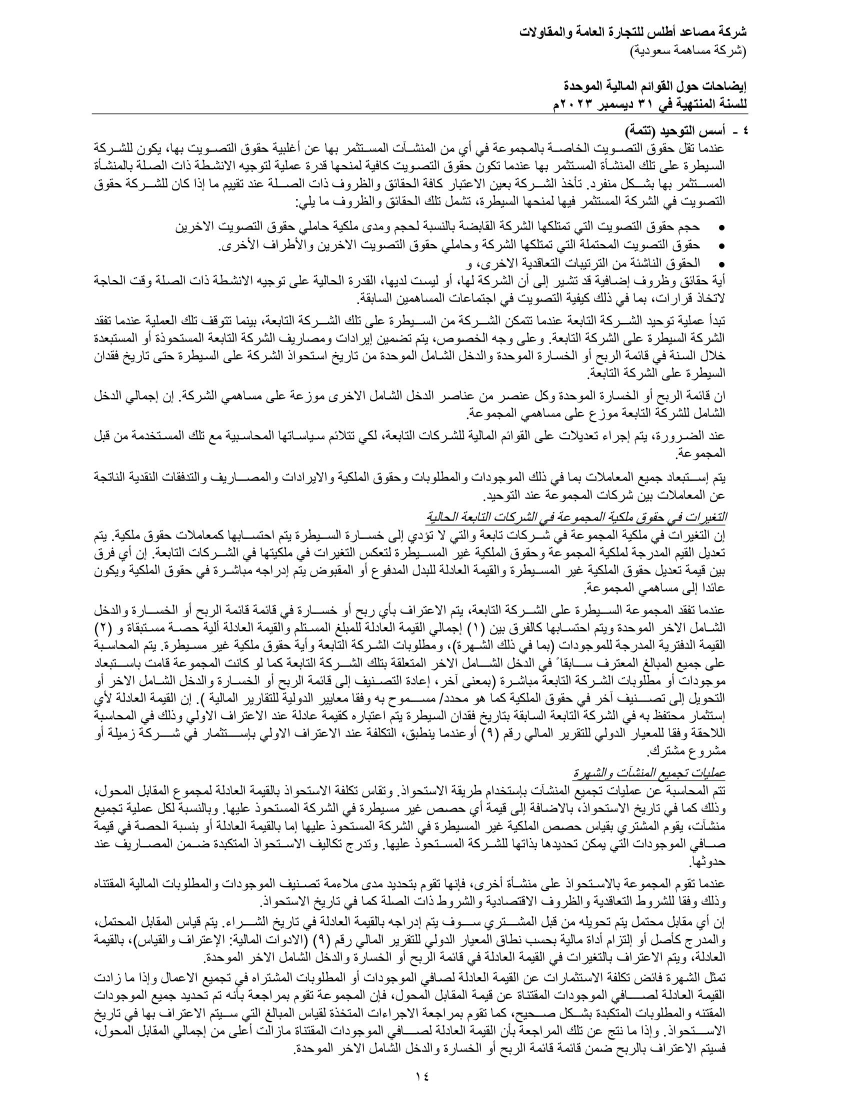
#> input picture pages_raw/FS10_page_16.jpg, 1701 x 2201 px, given in place of FS1_page_1.jpg, which was not available (shown at 1/2 size)
$ jupyter execute --allow-errors LAST_EDA_LABELED_DATA.ipynb   (text cells are left out)
#> lines starting #> are read from the running program, lines starting #| are printed output that depends on the picture; pictures that were not available may be replaced by others from this repository, and a replacement may not be noted
[cell 1]
import os, re, warnings
import numpy as np
import pandas as pd
import matplotlib.pyplot as plt
from PIL import Image
from tqdm import tqdm

warnings.filterwarnings("ignore")
plt.rcParams.update({"figure.dpi": 120, "axes.titlesize": 13, "axes.labelsize": 11})

PAGES_DIR = "pages_raw"
CSV_PATH = "mini_labels.csv"

[cell 2]
df = pd.read_csv(CSV_PATH)
#> (reads mini_labels.csv from the repository)

print(f"Total labeled samples : {len(df)}")
print(f"Unique classes        : {df['label'].nunique()}")
print(f"Class names           : {df['label'].unique().tolist()}")
df.head()

[cell 3]
counts = df["label"].value_counts()
pct = df["label"].value_counts(normalize=True).mul(100).round(2)

dist_table = pd.DataFrame({"Count": counts, "Percentage (%)": pct}).sort_values("Count", ascending=False)
dist_table.index.name = "Label"

imbalance_ratio = counts.max() / counts.min()
print(f"Imbalance ratio (largest / smallest): {imbalance_ratio:.2f}\n")
dist_table

[cell 4]
fig, axes = plt.subplots(1, 2, figsize=(14, 5))

colors = plt.cm.Set2.colors[:len(counts)]

counts.plot.bar(ax=axes[0], color=colors, edgecolor="black")
axes[0].set_title("Class Distribution (Counts)")
axes[0].set_ylabel("Count")
axes[0].set_xlabel("")
for i, v in enumerate(counts.values):
    axes[0].text(i, v + 5, str(v), ha="center", fontsize=9, fontweight="bold")

pct.plot.pie(ax=axes[1], autopct="%1.1f%%", colors=colors, startangle=140, textprops={"fontsize": 9})
axes[1].set_ylabel("")
axes[1].set_title("Class Distribution (%)")

plt.tight_layout()
plt.savefig("class_distribution.png", bbox_inches="tight")
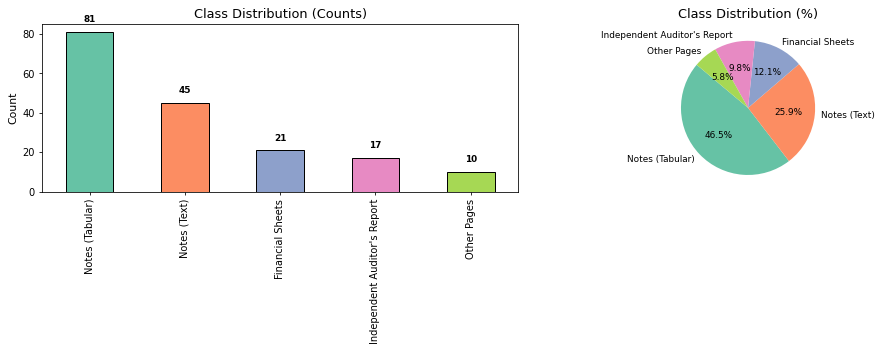
#> figure drawn by matplotlib, 2 panels; panel 1: tallest bar 81 high, from x = -0.25 to 0.25
plt.show()

[cell 5]
df["pdf_prefix"] = df["image_name"].str.extract(r"^(.+?)_page_\d+")

pages_per_pdf = df["pdf_prefix"].value_counts().sort_values(ascending=False)
print(f"Total unique PDFs: {pages_per_pdf.shape[0]}\n")
print("Top 10 PDFs by page count:")
pages_per_pdf.head(10)

[cell 6]
fig, ax = plt.subplots(figsize=(10, 4))
ax.hist(pages_per_pdf.values, bins=20, color="steelblue", edgecolor="black")
ax.set_title("Distribution of Pages per PDF")
ax.set_xlabel("Number of Pages")
ax.set_ylabel("Number of PDFs")
plt.tight_layout()
plt.savefig("pdf_page_distribution.png", bbox_inches="tight")
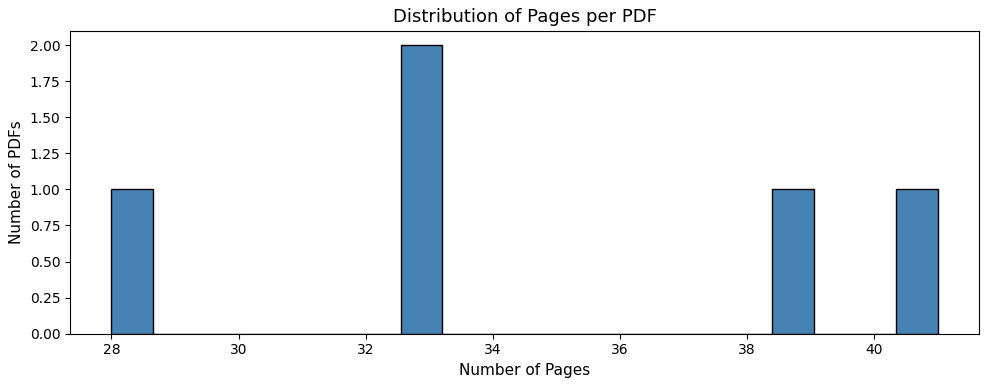
#> figure drawn by matplotlib, 1 panel; tallest bar 2 high, from x = 32.55 to 33.2
plt.show()

[cell 7]
pivot = pd.crosstab(df["pdf_prefix"], df["label"])
pivot["Total"] = pivot.sum(axis=1)
pivot = pivot.sort_values("Total", ascending=False)

print(f"Cross table shape: {pivot.shape[0]} PDFs × {pivot.shape[1] - 1} classes\n")
pivot

[cell 8]
all_labels = df["label"].unique()
missing_info = []
for pdf in pivot.index:
    missing = [lbl for lbl in all_labels if pivot.loc[pdf, lbl] == 0] if "Total" in pivot.columns else []
    missing_cols = [lbl for lbl in all_labels if lbl in pivot.columns and pivot.loc[pdf, lbl] == 0]
    if missing_cols:
        missing_info.append({"PDF": pdf, "Missing Classes": ", ".join(missing_cols)})

if missing_info:
    missing_df = pd.DataFrame(missing_info)
    print(f"PDFs with missing classes: {len(missing_df)}\n")
    display(missing_df)
else:
    print("All PDFs contain all classes.")

[cell 9]
stats = []
for _, row in tqdm(df.iterrows(), total=len(df), desc="Reading images"):
    path = os.path.join(PAGES_DIR, row["image_name"])
    try:
        img = Image.open(path).convert("L")  # grayscale for brightness
        arr = np.array(img, dtype=np.float32)
        w, h = img.size
#> w = 1701; h = 2201
        stats.append({
            "image_name": row["image_name"],
            "label": row["label"],
            "width": w,
            "height": h,
            "aspect_ratio": round(w / h, 4),
            "mean_brightness": round(arr.mean(), 2),
            "std_brightness": round(arr.std(), 2),
        })
    except Exception as e:
        print(f"  Error reading {row['image_name']}: {e}")

img_df = pd.DataFrame(stats)
print(f"Image stats collected for {len(img_df)} images.\n")
img_df[["width", "height", "aspect_ratio", "mean_brightness", "std_brightness"]].describe().round(2)

[cell 10]
fig, axes = plt.subplots(2, 2, figsize=(13, 9))

axes[0, 0].hist(img_df["width"], bins=30, color="cornflowerblue", edgecolor="black")
axes[0, 0].set_title("Image Width Distribution")
axes[0, 0].set_xlabel("Width (px)")

axes[0, 1].hist(img_df["height"], bins=30, color="salmon", edgecolor="black")
axes[0, 1].set_title("Image Height Distribution")
axes[0, 1].set_xlabel("Height (px)")

axes[1, 0].hist(img_df["mean_brightness"], bins=30, color="gold", edgecolor="black")
axes[1, 0].set_title("Mean Brightness Distribution")
axes[1, 0].set_xlabel("Brightness (0-255)")

axes[1, 1].hist(img_df["aspect_ratio"], bins=30, color="mediumseagreen", edgecolor="black")
axes[1, 1].set_title("Aspect Ratio Distribution")
axes[1, 1].set_xlabel("Width / Height")

plt.tight_layout()
plt.savefig("image_stats_histograms.png", bbox_inches="tight")
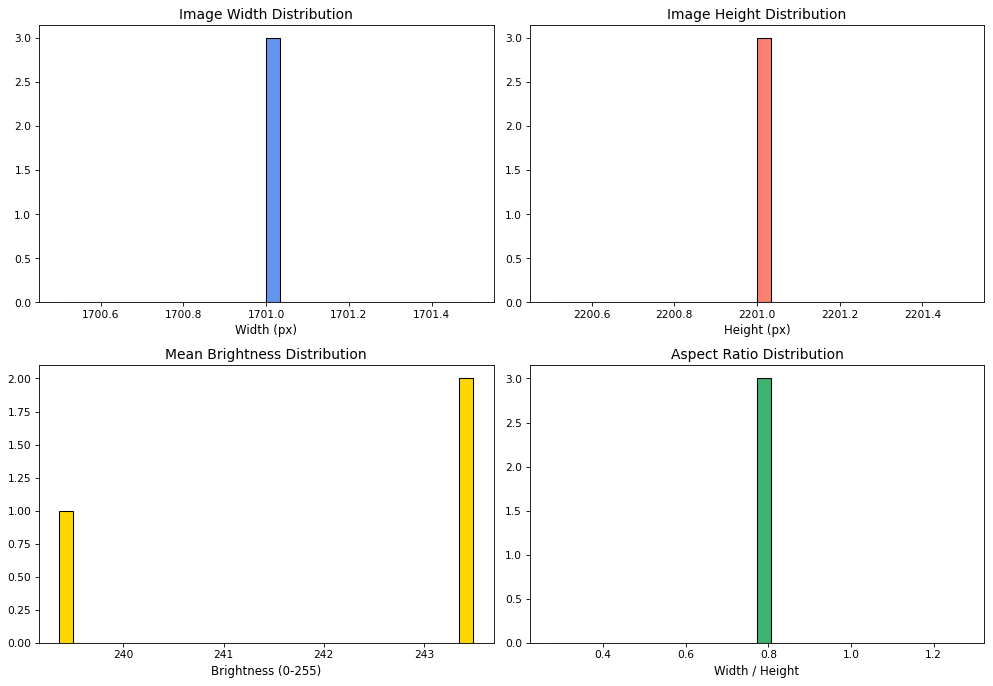
#> figure drawn by matplotlib, 4 panels; panel 1: tallest bar 3 high, from x = 1701 to 1701; panel 2: tallest bar 3 high, from x = 2201 to 2201; panel 3: tallest bar 2 high, from x = 243.4 to 243.5; panel 4: tallest bar 3 high, from x = 0.773 to 0.806
plt.show()

[cell 11]
per_class = img_df.groupby("label")[["mean_brightness", "std_brightness", "width", "height"]].mean().round(2)
per_class.index.name = "Label"
per_class

[cell 12]
area = img_df["width"] * img_df["height"]
q1_area, q3_area = area.quantile(0.25), area.quantile(0.75)
iqr_area = q3_area - q1_area
small_thresh = q1_area - 1.5 * iqr_area
large_thresh = q3_area + 1.5 * iqr_area

extremely_small = (area < small_thresh).sum()
extremely_large = (area > large_thresh).sum()

q1_br, q3_br = img_df["mean_brightness"].quantile(0.25), img_df["mean_brightness"].quantile(0.75)
iqr_br = q3_br - q1_br
bright_low = q1_br - 1.5 * iqr_br
bright_high = q3_br + 1.5 * iqr_br

extreme_dark = (img_df["mean_brightness"] < bright_low).sum()
extreme_bright = (img_df["mean_brightness"] > bright_high).sum()

print("Outlier Summary (IQR method)")
print("=" * 40)
print(f"Extremely small images : {extremely_small}")
print(f"Extremely large images : {extremely_large}")
print(f"Extreme dark images    : {extreme_dark}")
print(f"Extreme bright images  : {extreme_bright}")
print("=" * 40)
print(f"Total outliers         : {extremely_small + extremely_large + extreme_dark + extreme_bright}")

[cell 13]
from IPython.display import Markdown

severe = imbalance_ratio > 10
size_std_w = img_df["width"].std()
size_std_h = img_df["height"].std()
consistent = size_std_w < 50 and size_std_h < 50
total_outliers = extremely_small + extremely_large + extreme_dark + extreme_bright
anomalies = total_outliers > 0

summary_md = f"""
### Dataset Overview

| Metric | Value |
|---|---|
| Total images | {len(df)} |
| Unique classes | {df['label'].nunique()} |
| Unique PDFs | {df['pdf_prefix'].nunique()} |
| Imbalance ratio | {imbalance_ratio:.2f} |

### Class Balance Assessment

{"**Severe class imbalance detected.** The largest class is " + f"{imbalance_ratio:.1f}x" + " the smallest. Consider oversampling / augmentation." if severe else "Class imbalance is **moderate** (ratio " + f"{imbalance_ratio:.2f}" + "). Standard stratified splitting should suffice."}

### Image Size Consistency

{"Images are **highly consistent** in size (std width=" + f"{size_std_w:.1f}" + ", std height=" + f"{size_std_h:.1f}" + ")." if consistent else "Images show **some variation** in size (std width=" + f"{size_std_w:.1f}" + ", std height=" + f"{size_std_h:.1f}" + "). Resizing to a uniform dimension is recommended."}

### Anomalies

{"**No outlier images detected.** The dataset is clean." if not anomalies else f"**{total_outliers} outlier images detected** (small: {extremely_small}, large: {extremely_large}, dark: {extreme_dark}, bright: {extreme_bright}). Review before training."}

### ML Readiness

{"The dataset is **ready for modeling** after standard preprocessing (resize, normalize)." if not severe else "The dataset **requires balancing** before modeling. Use class weights, oversampling, or augmentation."}
"""

Markdown(summary_md)

[cell 14]
print("Notebook execution complete.")

[cell 15]
area = img_df["width"] * img_df["height"]
q1_a, q3_a = area.quantile(0.25), area.quantile(0.75)
iqr_a = q3_a - q1_a

q1_b, q3_b = img_df["mean_brightness"].quantile(0.25), img_df["mean_brightness"].quantile(0.75)
iqr_b = q3_b - q1_b

mask_large = area > q3_a + 1.5 * iqr_a
mask_dark = img_df["mean_brightness"] < q1_b - 1.5 * iqr_b

outliers = img_df[mask_large | mask_dark].copy()
outliers["reason"] = ""
outliers.loc[mask_large[mask_large].index, "reason"] += "large "
outliers.loc[mask_dark[mask_dark].index, "reason"] += "dark"
outliers["reason"] = outliers["reason"].str.strip()

print(f"Total outliers detected: {len(outliers)}")
print(f"  - Extremely large : {mask_large.sum()}")
print(f"  - Extremely dark  : {mask_dark.sum()}")
print()

for _, row in outliers.iterrows():
    print(f"  {row['image_name']:30s}  label={row['label']:35s}  reason={row['reason']}")
